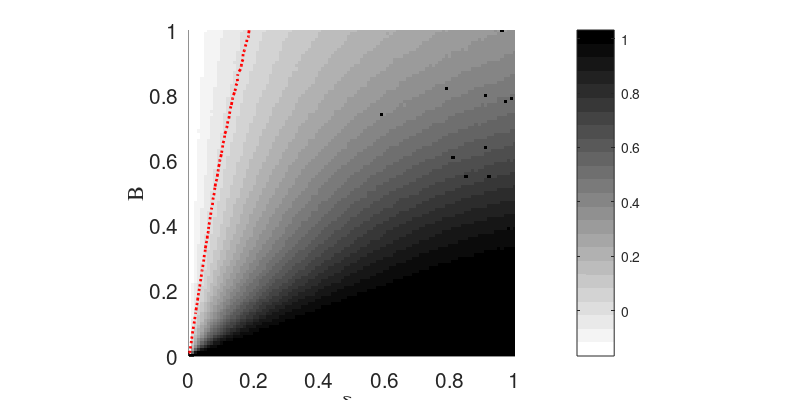
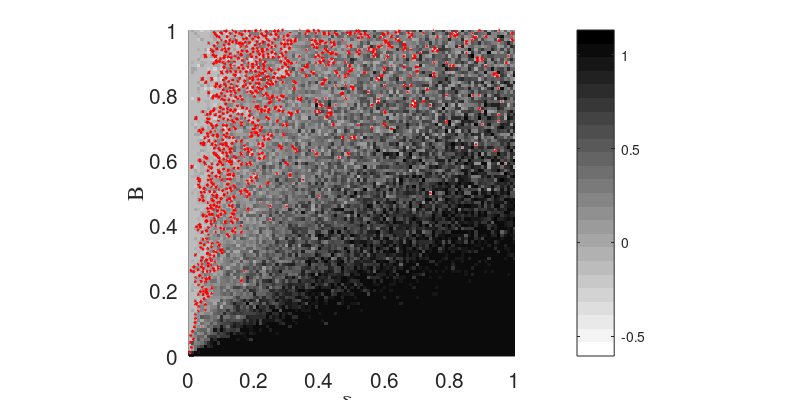
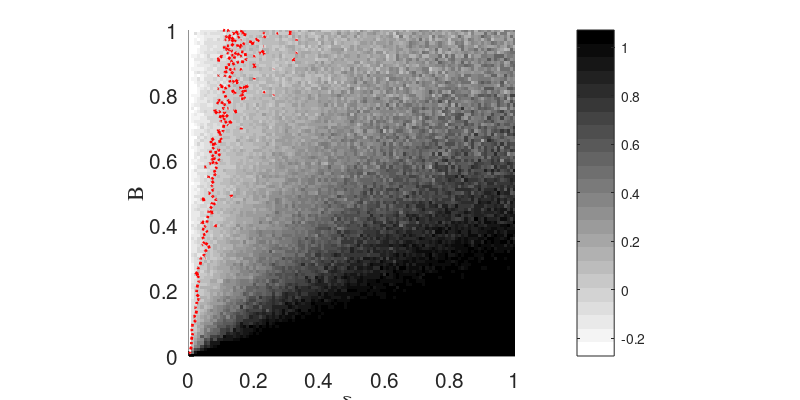
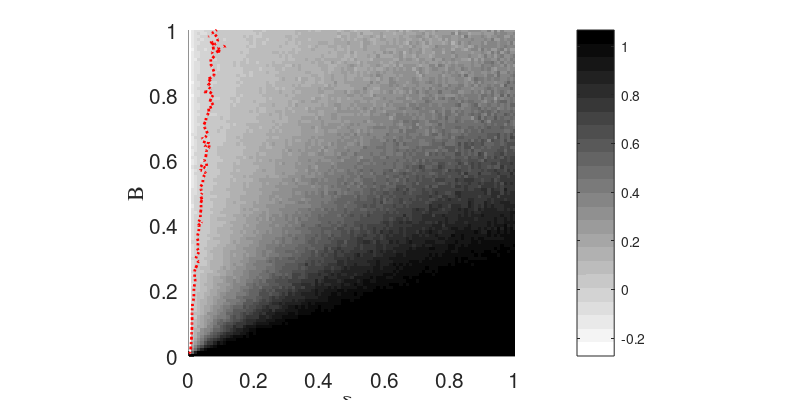

Source code (MATLAB) for these figures, in order:
% mean plot
load ./SimpleRIExample_10000samp.mat

data = leans_nmean;

% full color plot
figure('Units', 'inches', ...
'Position', [0 0 8 4],...
'PaperPositionMode','auto');

hold on;
cmap = colormap(flipud(gray(24)));

hImage1 = imagesc(xytol,B,data);
set(gca,'YDir','normal');
hold on;
 
[hCont2,hH2] = contour(xytol,B,data,...
             [0.0 0.0],':r','LineWidth',2);
% clabel(hCont2,hH2,'FontName','Times','FontSize', 15,'Color','r');         
         
xlim([0 1]);
ylim([0 1]);
axis square;
% 
% caxis([-0.8 0.8]);
cbar = colorbar();
set(cbar,'Visible','on');

hXLabel = xlabel('\delta_y');
hYLabel = ylabel('B');

set([hXLabel, hYLabel],'FontName','Times');
set([hXLabel, hYLabel],'FontSize', 15);

hSubtitle = title('');
set(hSubtitle,'FontName','Times');
set(hSubtitle,'FontSize', 15);
set(gca,'fontsize',15);

hold off;
print -depsc2 ./SimpleIRexample_plot.eps
close;

% different library length plot
clear all
load ./SimpleRIExample_Ldiff.mat

figure('Units', 'inches', ...
'Position', [0 0 8 4],...
'PaperPositionMode','auto');

hold on;
cmap = colormap(flipud(gray(24)));

hImage1 = imagesc(xytol,B,leans_stored10);
set(gca,'YDir','normal');
hold on;
 
[hCont2,hH2] = contour(xytol,B,leans_stored10,...
             [0.0 0.0],':r','LineWidth',2);
% clabel(hCont2,hH2,'FontName','Times','FontSize', 15,'Color','r');         
         
xlim([0 1]);
ylim([0 1]);
axis square;
% 
% caxis([-0.8 0.8]);
cbar = colorbar();
set(cbar,'Visible','on');

hXLabel = xlabel('\delta_y');
hYLabel = ylabel('B');

set([hXLabel, hYLabel],'FontName','Times');
set([hXLabel, hYLabel],'FontSize', 15);

% hSubtitle = title('L = 10');
% set(hSubtitle,'FontName','Times');
% set(hSubtitle,'FontSize', 15);
set(gca,'fontsize',15);

hold off;
print -depsc2 ./SimpleIRexample_diffLpart1.eps
close;

figure('Units', 'inches', ...
'Position', [0 0 8 4],...
'PaperPositionMode','auto');

hold on;
cmap = colormap(flipud(gray(24)));

hImage1 = imagesc(xytol,B,leans_stored50);
set(gca,'YDir','normal');
hold on;
 
[hCont2,hH2] = contour(xytol,B,leans_stored50,...
             [0.0 0.0],':r','LineWidth',2);
% clabel(hCont2,hH2,'FontName','Times','FontSize', 15,'Color','r');         
         
xlim([0 1]);
ylim([0 1]);
axis square;
% 
% caxis([-0.8 0.8]);
cbar = colorbar();
set(cbar,'Visible','on');

hXLabel = xlabel('\delta_y');
hYLabel = ylabel('B');

set([hXLabel, hYLabel],'FontName','Times');
set([hXLabel, hYLabel],'FontSize', 15);

% hSubtitle = title('L = 50');
% set(hSubtitle,'FontName','Times');
% set(hSubtitle,'FontSize', 15);
set(gca,'fontsize',15);

hold off;
print -depsc2 ./SimpleIRexample_diffLpart2.eps
close;

figure('Units', 'inches', ...
'Position', [0 0 8 4],...
'PaperPositionMode','auto');


hold on;
cmap = colormap(flipud(gray(24)));

hImage1 = imagesc(xytol,B,leans_stored250);
set(gca,'YDir','normal');
hold on;
 
[hCont2,hH2] = contour(xytol,B,leans_stored250,...
             [0.0 0.0],':r','LineWidth',2);
% clabel(hCont2,hH2,'FontName','Times','FontSize', 15,'Color','r');         
         
xlim([0 1]);
ylim([0 1]);
axis square;
% 
% caxis([-0.8 0.8]);
cbar = colorbar();
set(cbar,'Visible','on');

hXLabel = xlabel('\delta_y');
hYLabel = ylabel('B');

set([hXLabel, hYLabel],'FontName','Times');
set([hXLabel, hYLabel],'FontSize', 15);

% hSubtitle = title('L = 250');
% set(hSubtitle,'FontName','Times');
% set(hSubtitle,'FontSize', 15);
set(gca,'fontsize',15);

hold off;
print -depsc2 ./SimpleIRexample_diffLpart3.eps
close;

figure('Units', 'inches', ...
'Position', [0 0 8 4],...
'PaperPositionMode','auto');

hold on;
cmap = colormap(flipud(gray(24)));

hImage1 = imagesc(xytol,B,leans_stored1750);
set(gca,'YDir','normal');
hold on;
 
[hCont2,hH2] = contour(xytol,B,leans_stored1750,...
             [0.0 0.0],':r','LineWidth',2);
% clabel(hCont2,hH2,'FontName','Times','FontSize', 15,'Color','r');         
         
xlim([0 1]);
ylim([0 1]);
axis square;
% 
% caxis([-0.8 0.8]);
cbar = colorbar();
set(cbar,'Visible','on');

hXLabel = xlabel('\delta_y');
hYLabel = ylabel('B');

set([hXLabel, hYLabel],'FontName','Times');
set([hXLabel, hYLabel],'FontSize', 15);

% hSubtitle = title('L = 1750');
% set(hSubtitle,'FontName','Times');
% set(hSubtitle,'FontSize', 15);
set(gca,'fontsize',15);

hold off;
print -depsc2 ./SimpleIRexample_diffLpart4.eps
close;

% B = xytol plotting
tempX = zeros(1,length(B));
tempPnts = zeros(4,length(B));

for iter = 1:1:length(B),
    tempX(1,iter) = B(iter);
    tempPnts(1,iter) = leans_stored10(iter,iter);
    tempPnts(2,iter) = leans_stored50(iter,iter);
    tempPnts(3,iter) = leans_stored250(iter,iter);
    tempPnts(4,iter) = leans_stored1750(iter,iter);
end;

figure('Units', 'inches', ...
'Position', [0 0 8 4],...
'PaperPositionMode','auto');

hold on;

hplt = plot(tempX,tempPnts(1,:),'k.',tempX,tempPnts(2,:),'kx',...
            tempX,tempPnts(3,:),'ko',tempX,tempPnts(4,:),'kv',...
            'MarkerSize',5);
grid on;

hXLabel = xlabel('B = \delta_y');
hYLabel = ylabel('\lambda');

set([hXLabel, hYLabel],'FontName','Times');
set([hXLabel, hYLabel],'FontSize', 15);

legend('L = 10','L = 50', 'L = 250', 'L = 1750');

% set(hSubtitle,'FontName','Times');
% set(hSubtitle,'FontSize', 15);
set(gca,'fontsize',15);

hold off;
print -depsc2 ./SimpleIRexample_Bxytol.eps
close;

% lag stem plot
load ./SimpleRIExample_lagsN025.mat
leans_keepN = leans_keep;

load ./SimpleRIExample_lags.mat

templag = length(lag);
tempxcors = nan(templag+1,1);
tempaxcors = nan(templag+1,1);
tempaycors = nan(templag+1,1);
for iter = 0:1:templag,
    tempxcors(iter+1,1) = corr(x(1,1:end-iter)',y(1,1+iter:end)');
    tempaxcors(iter+1,1) = corr(x(1,1:end-iter)',x(1,1+iter:end)');
    tempaycors(iter+1,1) = corr(y(1,1:end-iter)',y(1,1+iter:end)');
end;

figure('Units', 'inches', ...
'Position', [0 0 8 4],...
'PaperPositionMode','auto');

hold on;

hplt = stem(lag,leans_keep,'b','MarkerSize',5);
% hpltN = stem(lag,leans_keepN,'r','MarkerSize',5);
% hplt2 = stem(1:1:templag,tempaxcors(2:end),'g','MarkerSize',5);
% hplt3 = stem(1:1:templag,tempaycors(2:end),'g','MarkerSize',5);

grid on;
xlim([0 templag]);
% set(gca,'yscal','log');

hXLabel = xlabel('l (lag)');
hYLabel = ylabel('magnitude (unitless)');

set([hXLabel, hYLabel],'FontName','Times');
set([hXLabel, hYLabel],'FontSize', 15);

% legend('\lambda (B = 0)','\lambda (B = 0.25) ' )

% set(hSubtitle,'FontName','Times');
% set(hSubtitle,'FontSize', 15);
set(gca,'fontsize',15);

hold off;
print -depsc2 ./SimpleIRexample_difflags.eps
close;

% lagged cross cor plot
% figure('Units', 'inches', ...
% 'Position', [0 0 8 4],...
% 'PaperPositionMode','auto');
% 
% hold on;
% 
% hplt = stem(0:1:templag,tempxcors,'MarkerSize',5);
% grid on;
% 
% hXLabel = xlabel('l');
% hYLabel = ylabel('c');
% 
% set([hXLabel, hYLabel],'FontName','Times');
% set([hXLabel, hYLabel],'FontSize', 15);
% 
% % set(hSubtitle,'FontName','Times');
% % set(hSubtitle,'FontSize', 15);
% set(gca,'fontsize',15);
% 
% hold off;
% print -depsc2 ./SimpleIRexample_lagcorr.eps
% close;